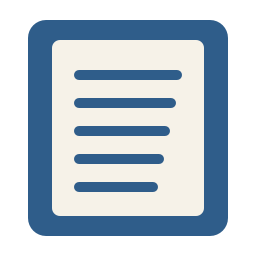

The script that saved this image:
"""Render the application icon to build/icon.ico and build/icon.png."""

import os
import sys

sys.path.insert(0, os.path.dirname(os.path.dirname(os.path.abspath(__file__))))
os.environ.setdefault("QT_QPA_PLATFORM", "offscreen")

from PySide6.QtWidgets import QApplication  # noqa: E402

from openreader.app import _icon  # noqa: E402

HERE = os.path.dirname(os.path.abspath(__file__))

app = QApplication([])
icon = _icon()
icon.pixmap(256, 256).save(os.path.join(HERE, "icon.png"), "PNG")
icon.pixmap(256, 256).save(os.path.join(HERE, "icon.ico"), "ICO")
print("icon.png und icon.ico geschrieben")
